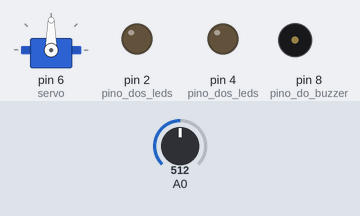
Bench run of a sketch on a simulated Arduino Uno, built with avr-gcc and run on an emulated ATmega328P. On the bench: servo, output pins drawn as LEDs (lit = HIGH), buzzer (waves = sounding). The test bench sets the inputs (shaded band); at power-on: A0 = 512.

Above: at 2.2 s.
2.3 s: A0 set to 716
At 3.5 s:
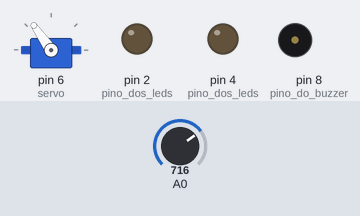
3.8 s: A0 set to 900
At 4.4 s:
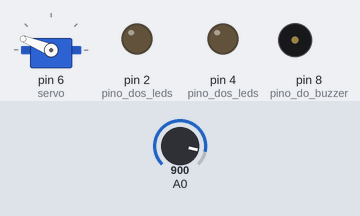
5.3 s: A0 set to 1023
At 6.5 s:
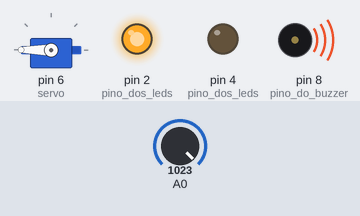
6.8 s: A0 set to 306
At 8.0 s:
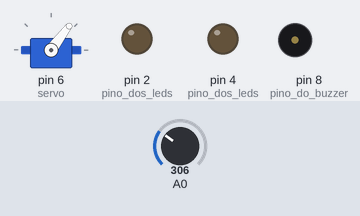
8.3 s: A0 set to 165
At 9.1 s:
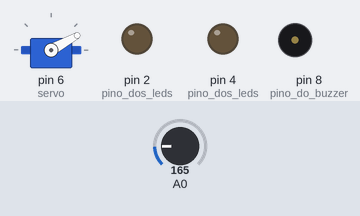
Timing chart, 0 to 10.8 s (numbered marks = the images above; inputs shaded):
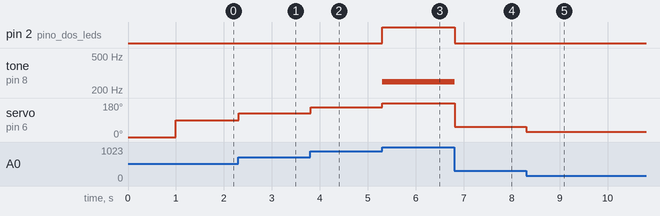

The sketch:

Servo-Led-Buzzer-Potenciomentro.ino
```cpp
#include <Servo.h>
Servo servo; // Instanciando o servo motor
int pos;// var de controle

void setup (){

servo.attach(6); // Dizendo onde o servo está
servo.write(0); // Dizendo que vale 0
pinMode(8, OUTPUT); // pino do buzzer
pinMode(4, OUTPUT); // pino dos leds
pinMode(2, OUTPUT); // pino dos leds
delay(1000);

}
void loop(){
  pos = analogRead(A0);
  pos = map(pos,0,1023,0,180);
  servo.write(pos);
  if(pos<5){
  	tone(8,250);
    digitalWrite(4, HIGH);
    digitalWrite(2, LOW);
  }else if(pos>175){
    tone(8,250);
    digitalWrite(4,LOW);
    digitalWrite(2, HIGH);
  }else{
  	noTone(8);
    digitalWrite(4, LOW);
    digitalWrite(2, LOW);
  }
  delay(15);
}
```

Measured:
- after the input at 2.3 s, servo on pin 6 (servo): 90° → 125° at once
- after the input at 3.8 s, servo on pin 6 (servo): 125° → 158° at once
- after the input at 5.3 s, pin 2 (pino_dos_leds): LOW → HIGH at once; tone on pin 8 (pino_do_buzzer): silent → 250 Hz at once; servo on pin 6 (servo): 158° → 180° at once
- after the input at 6.8 s, pin 2 (pino_dos_leds): HIGH → LOW at once; tone on pin 8 (pino_do_buzzer): 250 Hz → silent at once; servo on pin 6 (servo): 180° → 53° at once
- after the input at 8.3 s, servo on pin 6 (servo): 53° → 29° at once
